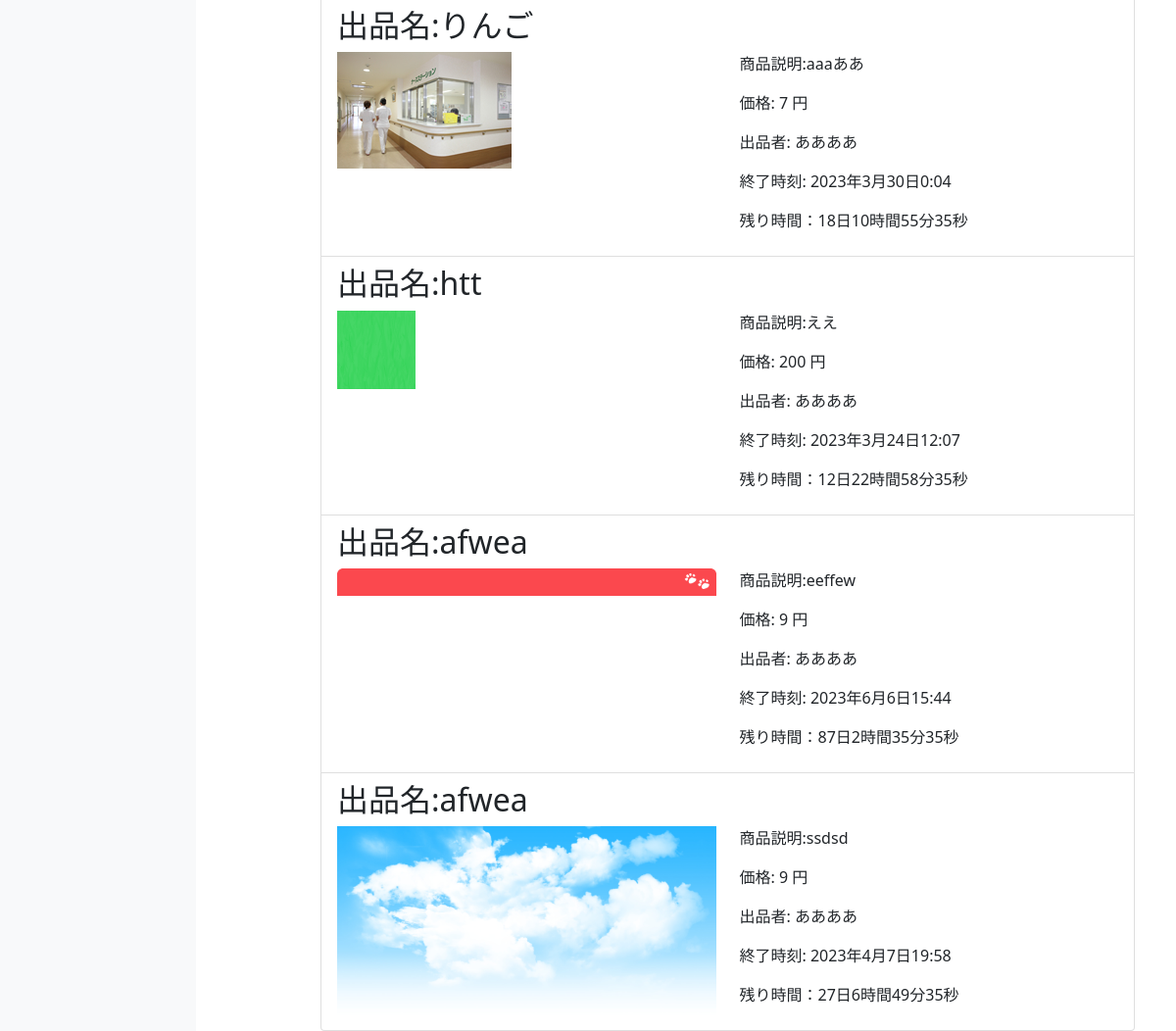
The page /product/18 (signed in, lower part) on the database as committed earlier.
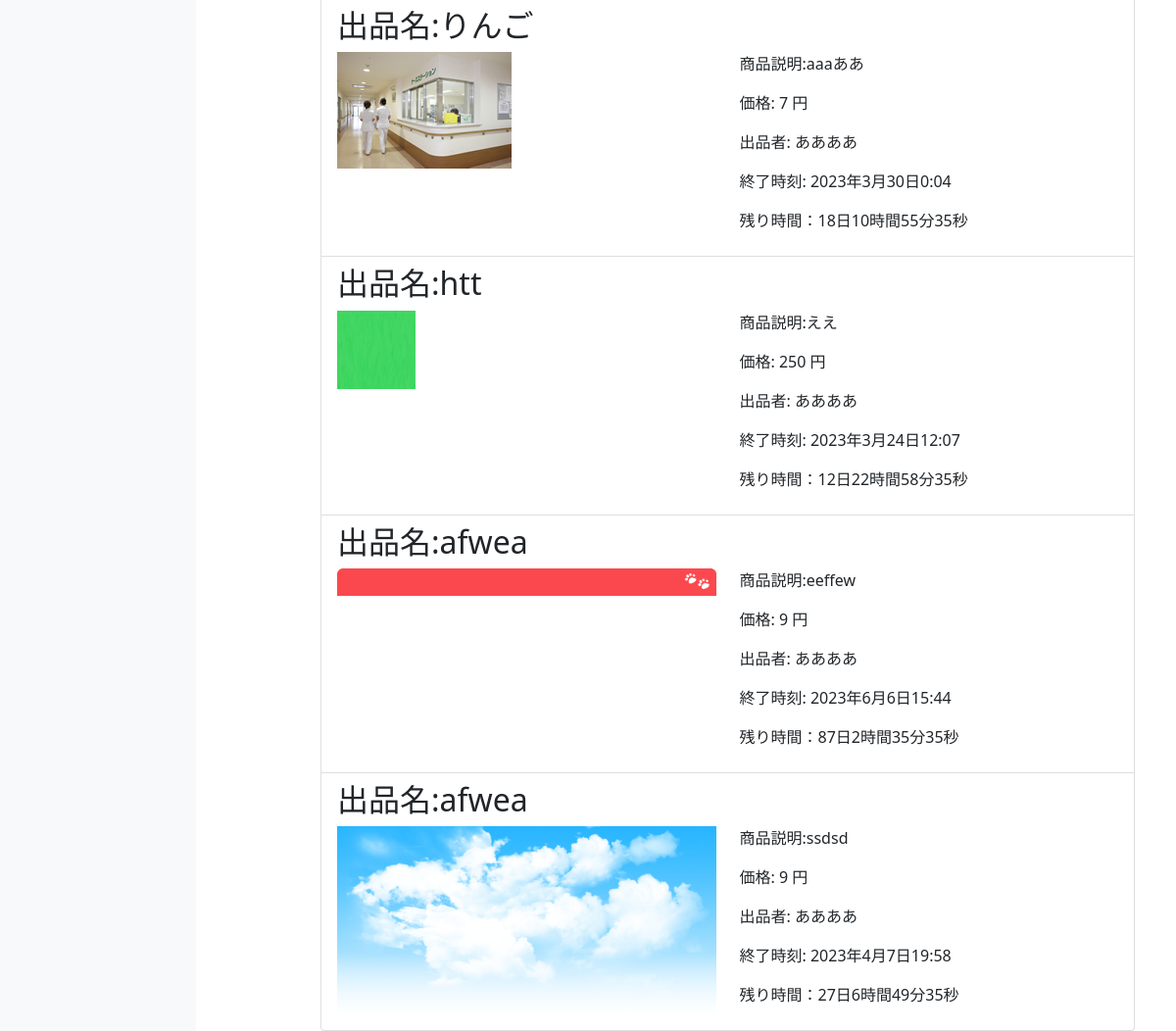
The same page on the database as committed later.
### boardapp/models.py (models this page shows, shortened)
class Product(models.Model):
    name = models.CharField(max_length=255, unique=False)
    description = models.TextField(unique=False)
    price = models.PositiveIntegerField(unique=False)
    end_time = models.DateTimeField(null=True, blank=True, unique=False)
    image = models.ImageField(default="no_image.jpeg", upload_to='product_images', null=True, blank=True, unique=False)
    user = models.ForeignKey(User, on_delete=models.CASCADE)
    slug = models.SlugField(unique=False)
    bid_name = models.CharField(max_length=255, null=True, blank=True, unique=False)
    sold = models.BooleanField(default=False,null=True, blank=True, unique=False)
    buyers = models.ManyToManyField(
    User, # 関連付けるモデルを指定する
    blank=True, # フィールドが必須でないことを示す（フォームの空欄を許可）
    null=True, # 入札者が最初は存在しないことを示す
    related_name='bought_products',
    )
    highest_bidder = models.ForeignKey(#最高入札者
    User,
    on_delete=models.SET_NULL,
    related_name='highest_bids',
    null=True,
    blank=True,
    default="",
    )

### boardapp/views.py (the view)
# urls.py: path('product/<int:user_id>', views.user_products, name='user_products'),
@login_required
def user_products(request, user_id):#ログインしているユーザーの商品情報,未ログイン時の遷移先はsettings.login
    print("user_productsが呼び出されました")
    products = Product.objects.filter(user_id=user_id)#productモデルのuseridが一致しているもののみ取り出す
    context = {
        'products': products
    }
    return render(request, 'user_products.html', context)

### templates/user_products.html (shortened to what this page needs)
{% extends "base.html" %}
{% block content %}
{% if user.is_authenticated %}
  {% if products %}
  <ul class="list-group">
    {% for product in products %}
    <li class="list-group-item">
      <h2>出品名:{{ product.name }}</h2>
      <div class="row">
        <div class="col-md-6">
          {% if product.image%}
          <img src="{{ product.image.url }}" alt="{{ product.name }}" class="img-fluid">
          {% else %}
          <p>商品画像なし</p>
          {% endif %}
        </div>
        <div class="col-md-6">
          <p>商品説明:{{ product.description }}</p>
          <p>価格: {{ product.price }} 円</p>
          <p>出品者: {{ product.user.username }}</p>
          <p>終了時刻: {{ product.end_time }}</p>
                        <p id="countdown-{{product.pk}}"></p>
        </div>
      </div>
    </li>
  {% endfor %}
  </ul>
{% else %}
  <p>出品物はありません</p>
{% endif %}
{% else %}
    <p>ログインしてください</p>
{% endif %}
{% endblock content%}

Rows that differ between the two databases and show on the page:
changed Product "htt": price "200" → "250"
